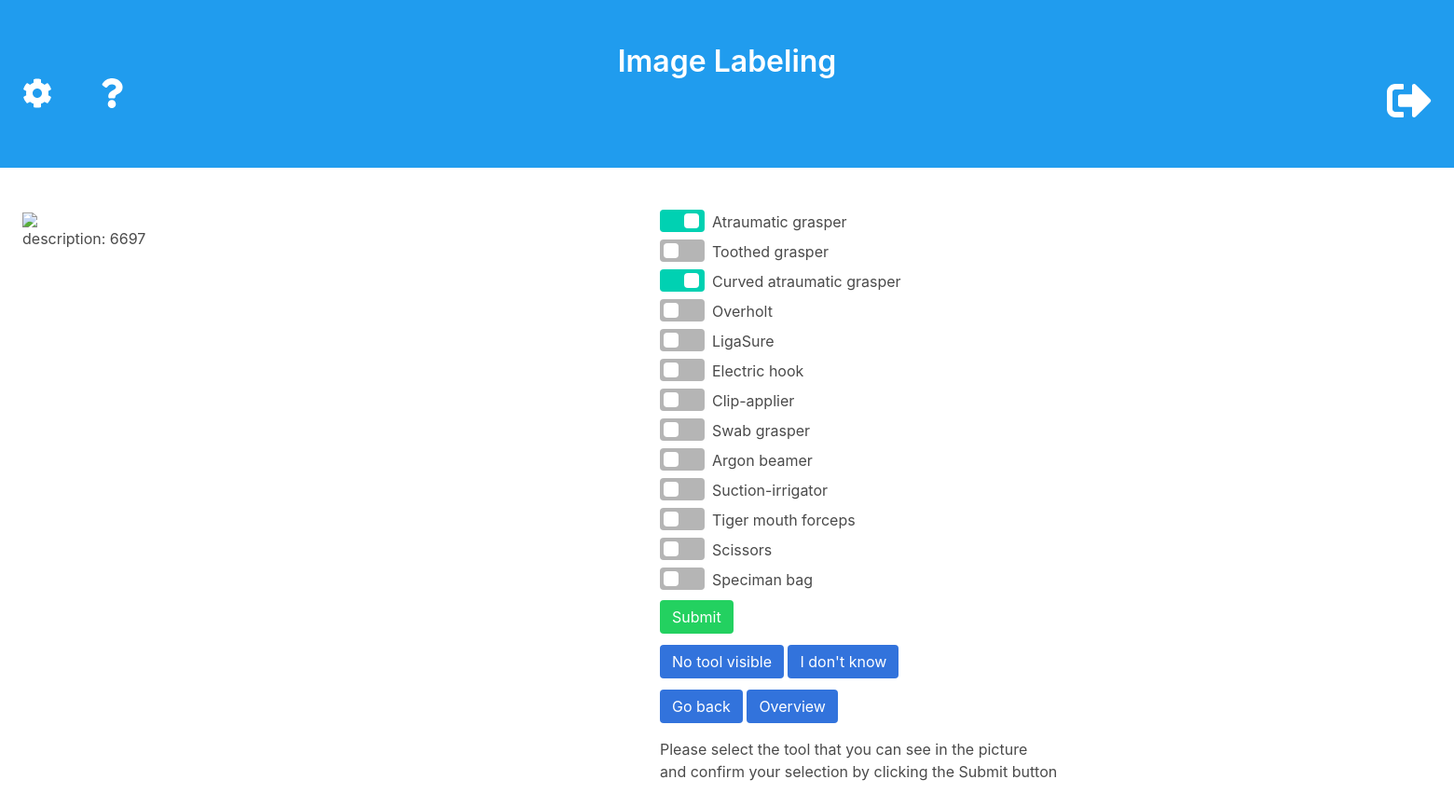
Page /main (signed in) on the committed database.
### image/models.py (models this page shows)
class Label(models.Model):
    name = models.CharField(max_length=50)
    order = models.IntegerField()
    def __str__(self):
        return self.name

### image/views.py (the view)
# urls.py: path('main', views.index, name='main'),
def index(request):
    if not request.user.is_authenticated:
        return render(request, 'proto/login.html')
    next_image = getImage(request)
    context = getPictureInformation(request, next_image)
    anzahl = len(list(Image.objects.all()))
    try:
        message = context.get('message')
        if message == 'noPics':
            return render(request, 'proto/noPictures.html')
    except:
        pass
    return render(request, 'proto/main.html', context)

### image/models.py (called while the page is built)
    def next_image(self, user, image=None):
        nxt_img = None
        network_user = User.objects.get(username=NETWORK_USER)
        if image:
            image_ul = Userlabels.objects.filter(author=user, image=image).first()
            if image_ul:
                labeled_images = Userlabels.objects.filter(author=user, timestamp__gt=image_ul.timestamp)\
                    .order_by('timestamp')
                if labeled_images:
                    nxt_img = labeled_images.first().image
        if not nxt_img:
            unlabeled_images = Image.objects.exclude(userlabels__author=user)
            if unlabeled_images:
                nxt_img = unlabeled_images.annotate(num_ul=models.Count('userlabels'))\
                .order_by('-variance', 'num_ul').first()
            else:
                nxt_img = Image.objects.all().first()
        return nxt_img

    def get_image_labels(self, image, user = User.objects.get(username=NETWORK_USER)):
        userlabel = self.filter(author = user, image = image).first()
        if not userlabel:
            user = User.objects.get(username=NETWORK_USER)
        nn_labels = Label.objects.filter(userlabels__author=user, userlabels__image=image)
        return nn_labels

    def description(self):
        descr = ''
        descr += str(self.id)
        return descr

    def get_path(self):
        path = pathlib.Path(str(self.opset)) / pathlib.Path("%02d"%int(self.op)) / pathlib.Path("%08d"%int(self.name) + '.png')
        return str(path)

### image/views.py (called while the page is built)
def getImage(request):
    if not request.session.get('image'):
        next_image = Image.objects.next_image(request.user)
    else:
        next_image = Image.objects.next_image(request.user, request.session.get('image'))
    request.session['image'] = next_image.id
    return next_image

def getPictureInformation(request, image, previous=False):
    if image == None:
        context = {
            'message': 'noPics'
        }
        return context
    imagelabels = Userlabels.objects.get_image_labels(image, request.user)
    labels = Label.objects.all()
    description = image.description()
    imagepath = image.get_path()
    context = {
        'image': image,
        'labels': labels,
        'imageLabels': imagelabels,
        'description': description,
        'previous': previous,
        'path': imagepath
    }
    return context

### image/templates/proto/main.html (shortened to what this page needs)
{% extends 'proto/base.html' %}
{% block content %}
{% load static %}
{% if user.is_authenticated %}
<body onload="setLabels()">
<div class="columns">
    <div class="column">
        <section class="section is-right">
            <div class="level-item has-image-right">
                <figure class="image-original">
                    <img static src="{%static path %}">
                    <figcaption>description: {{ description }}</figcaption>
                </figure>
            </div>
        </section>
    </div>
    <div class="column is-offset-1">
        <section class="section is-centered">
            <div class="level-item">
                <form action="getSelectedLabels" method="POST" id="labelForm" onkeyup="getEnter()">
                    <div class="container">
                        <div class="field">
                            {% for label in labels %}
                            <div class="field">
                                <label class="checkbox">
                                    <label for="{{ label }}">{{ label }}</label>
                                </label>
                            </div>
                            {% endfor %}
                        </div>
                        <div class="field">
                            <input type="submit" class="button is-success is-centered" value="Submit"
                                   id="submitBtn">
                        </div>
                        <div class="field">
                            <input type="submit" class="button is-link is-centered" value="No tool visible"
                                   formaction="noTools">
                            <input type="submit" class="button is-link is-centered" value="I don't know"
                                   formaction="dontKnow">
                        </div>
                        <div class="field">
                            <input type="submit" class="button is-link is-centered" value="Go back"
                                   formaction="goToPreviousImage">
                            <input type="submit" class="button is-link is-centered" value="Overview"
                                   formaction="goToOverview">
                        </div>
                    </div>
                </form>
            </div>
            Please select the tool that you can see in the picture <br>
            and confirm your selection by clicking the Submit button
        </section>
    </div>
</div>
{% endif %}
{% endblock %}

### image/static/css/myStyle.css (style rules this page uses)
.image-original { height: 270px; width: 480px; }

### rows in the picture
Label: name "Atraumatic grasper"
Label: name "Toothed grasper"
Label: name "Curved atraumatic grasper"
Label: name "Overholt"
Label: name "LigaSure"
Label: name "Electric hook"
Label: name "Clip-applier"
Label: name "Swab grasper"
Label: name "Argon beamer"
Label: name "Suction-irrigator"
Label: name "Tiger mouth forceps"
Label: name "Scissors"
Label: name "Speciman bag"

### other values in the picture
{{ description }} "6697"
